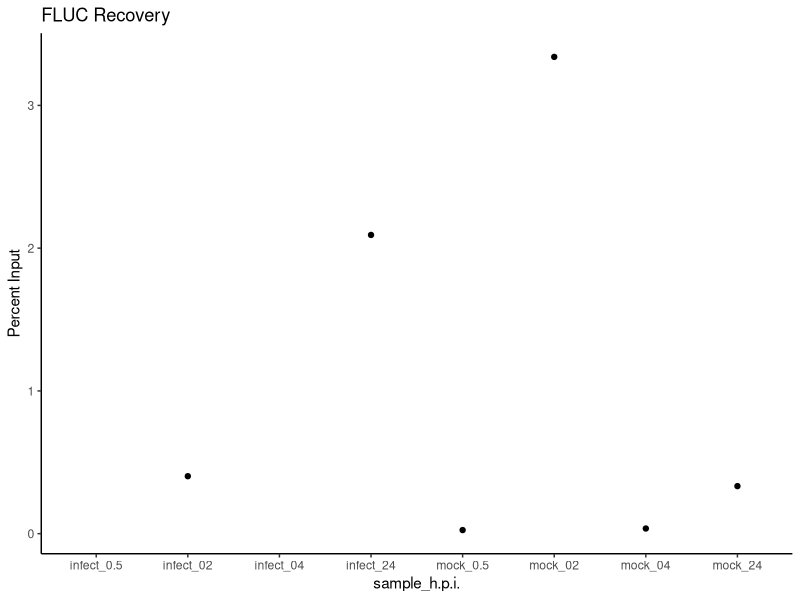
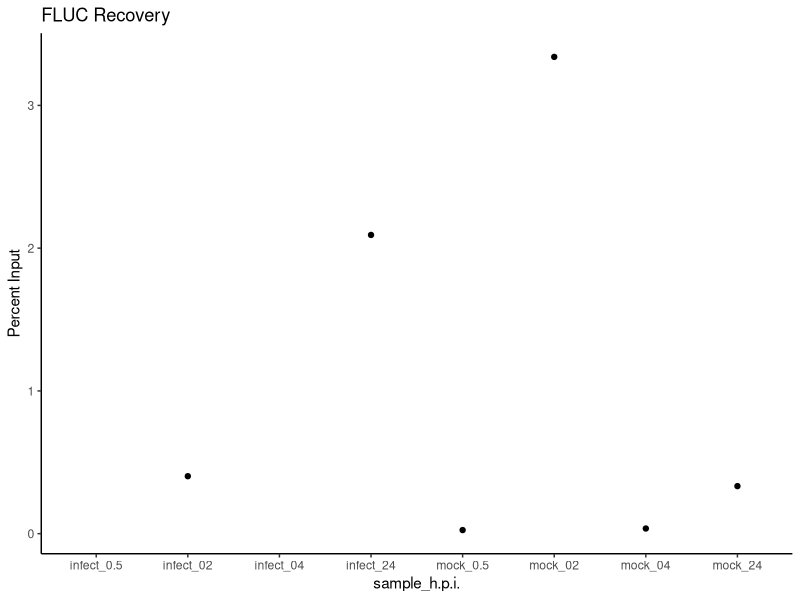

These figures' R source, in order:
library(dplyr)
library(tidyverse)
library(ggplot2)

df <- read.csv("TN069/69.1/TN069.1_filtered.csv")
df <- df %>%
  group_by(Sample.Name, Target.Name) %>%
  summarize(CT = mean(CT, na.rm = FALSE), .groups = "drop") %>%
  separate(Sample.Name, into = c("base_name", "type"), sep = "_(?=[^_]+$)") %>%
  pivot_wider(names_from = type, values_from = CT) %>%
  mutate(percent_input = 100 * 0.2 * 2^(input - enrich)) %>% 
  mutate(fc = 0.2 * 2^(input - enrich)) %>%
  mutate(log2fc = log2(fc))
write.csv(df, "TN069/69.1/69.1_results.csv", row.names = FALSE)

# filter for FLUC only
fluc <- df %>%
  filter(Target.Name == "FFLUC") %>%
  select(base_name, percent_input)

# Plot FLUC percent input
p <- ggplot(fluc, aes(x = base_name, y = percent_input)) +
  geom_point() +
  theme_classic() +
  labs(title = "FLUC Recovery",
       x = "sample_h.p.i.",
       y = "Percent Input"
  )
print(p)
ggsave("TN069/69.1/69.1_fluc_percent_input.png", plot = p, width = 8, height = 5, dpi = 300)


